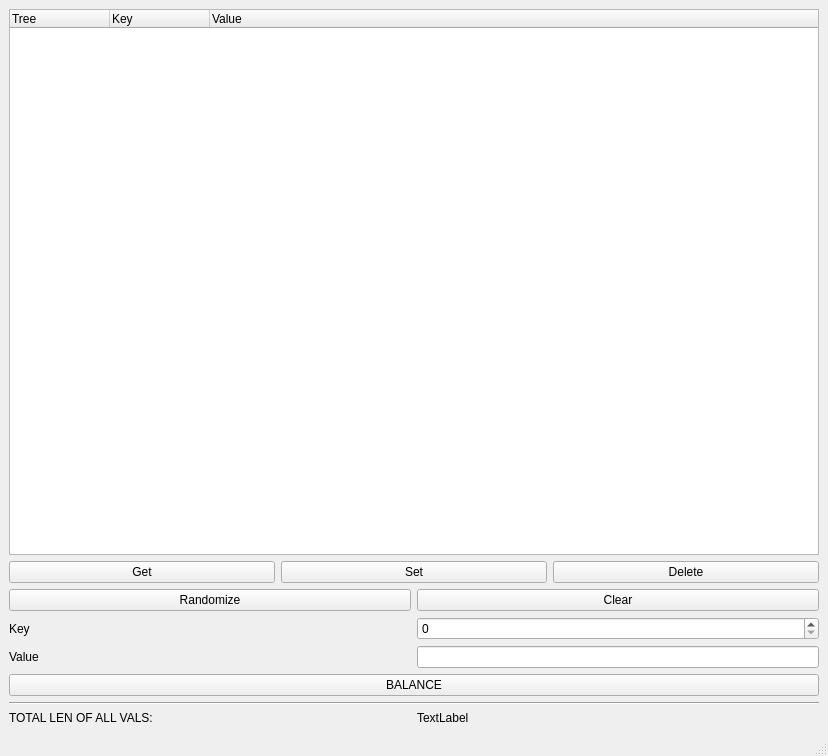
<?xml version="1.0" encoding="UTF-8"?>
<ui version="4.0">
 <class>MainWindow</class>
 <widget class="QMainWindow" name="MainWindow">
  <property name="geometry">
   <rect>
    <x>0</x>
    <y>0</y>
    <width>828</width>
    <height>756</height>
   </rect>
  </property>
  <property name="windowTitle">
   <string>MainWindow</string>
  </property>
  <widget class="QWidget" name="centralwidget">
   <layout class="QGridLayout" name="gridLayout">
    <item row="7" column="0">
     <widget class="QLabel" name="label_4">
      <property name="text">
       <string>Value</string>
      </property>
     </widget>
    </item>
    <item row="10" column="0">
     <widget class="QLabel" name="label">
      <property name="text">
       <string>TOTAL LEN OF ALL VALS:</string>
      </property>
     </widget>
    </item>
    <item row="7" column="1">
     <widget class="QLineEdit" name="value"/>
    </item>
    <item row="10" column="1">
     <widget class="QLabel" name="totlen">
      <property name="text">
       <string>TextLabel</string>
      </property>
     </widget>
    </item>
    <item row="1" column="0" colspan="2">
     <widget class="QTreeWidget" name="tree">
      <column>
       <property name="text">
        <string>Tree</string>
       </property>
      </column>
      <column>
       <property name="text">
        <string>Key</string>
       </property>
      </column>
      <column>
       <property name="text">
        <string>Value</string>
       </property>
      </column>
     </widget>
    </item>
    <item row="6" column="1">
     <widget class="QSpinBox" name="key">
      <property name="maximum">
       <number>999999999</number>
      </property>
     </widget>
    </item>
    <item row="2" column="0" colspan="2">
     <layout class="QHBoxLayout" name="horizontalLayout">
      <item>
       <widget class="QPushButton" name="getBtn">
        <property name="text">
         <string>Get</string>
        </property>
       </widget>
      </item>
      <item>
       <widget class="QPushButton" name="setBtn">
        <property name="text">
         <string>Set</string>
        </property>
       </widget>
      </item>
      <item>
       <widget class="QPushButton" name="delBtn">
        <property name="text">
         <string>Delete</string>
        </property>
       </widget>
      </item>
     </layout>
    </item>
    <item row="9" column="0" colspan="2">
     <widget class="Line" name="line">
      <property name="orientation">
       <enum>Qt::Horizontal</enum>
      </property>
     </widget>
    </item>
    <item row="6" column="0">
     <widget class="QLabel" name="label_3">
      <property name="text">
       <string>Key</string>
      </property>
     </widget>
    </item>
    <item row="8" column="0" colspan="2">
     <widget class="QPushButton" name="balanceBtn">
      <property name="text">
       <string>BALANCE</string>
      </property>
     </widget>
    </item>
    <item row="3" column="0">
     <widget class="QPushButton" name="randBtn">
      <property name="sizePolicy">
       <sizepolicy hsizetype="Minimum" vsizetype="Fixed">
        <horstretch>1</horstretch>
        <verstretch>0</verstretch>
       </sizepolicy>
      </property>
      <property name="text">
       <string>Randomize</string>
      </property>
     </widget>
    </item>
    <item row="3" column="1">
     <widget class="QPushButton" name="clearBtn">
      <property name="sizePolicy">
       <sizepolicy hsizetype="Minimum" vsizetype="Fixed">
        <horstretch>1</horstretch>
        <verstretch>0</verstretch>
       </sizepolicy>
      </property>
      <property name="text">
       <string>Clear</string>
      </property>
     </widget>
    </item>
   </layout>
  </widget>
  <widget class="QMenuBar" name="menubar">
   <property name="geometry">
    <rect>
     <x>0</x>
     <y>0</y>
     <width>828</width>
     <height>30</height>
    </rect>
   </property>
  </widget>
  <widget class="QStatusBar" name="statusbar"/>
 </widget>
 <resources/>
 <connections/>
</ui>
